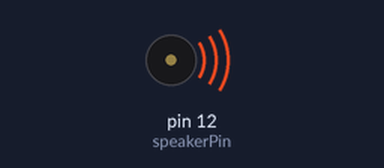
Recording of a sketch running on a simulated Arduino Uno, built with avr-gcc and run on an emulated ATmega328P. On the bench: buzzer (waves = sounding).

Above: at 0.1 s.
At 7.1 s:
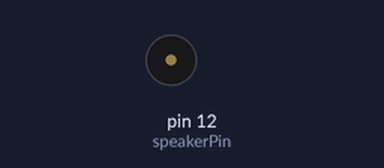
Timing chart, 0 to 8.6 s (numbered marks = the images above):
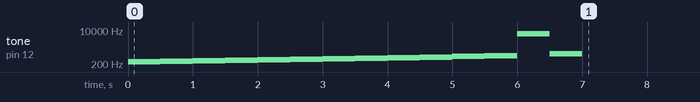

The sketch:

tone_function.ino
```cpp
// C++ code
//

int speakerPin = 12;
int tones[] = {261, 277, 294, 311, 330, 349, 370, 392, 415, 440, 502, 530, 6500, 640};
int number =14;


void setup()
{
  for(int i = 0; i < number; i++){
    tone(speakerPin, tones[i]);
    delay(500);
  }
  noTone(speakerPin);
}

void loop()
{

}
```
